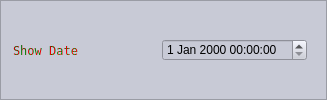
                 <widget class="QFrame" name="frame_5">
                  <property name="maximumSize">
                   <size>
                    <width>600</width>
                    <height>16777215</height>
                   </size>
                  </property>
                  <property name="styleSheet">
                   <string notr="true">background-color: rgb(200, 202, 214);</string>
                  </property>
                  <property name="frameShape">
                   <enum>QFrame::StyledPanel</enum>
                  </property>
                  <property name="frameShadow">
                   <enum>QFrame::Raised</enum>
                  </property>
                  <layout class="QHBoxLayout" name="horizontalLayout_8">
                   <property name="leftMargin">
                    <number>3</number>
                   </property>
                   <property name="topMargin">
                    <number>3</number>
                   </property>
                   <property name="rightMargin">
                    <number>10</number>
                   </property>
                   <property name="bottomMargin">
                    <number>3</number>
                   </property>
                   <item>
                    <widget class="QFrame" name="frame_21">
                     <property name="frameShape">
                      <enum>QFrame::NoFrame</enum>
                     </property>
                     <property name="frameShadow">
                      <enum>QFrame::Raised</enum>
                     </property>
                     <layout class="QVBoxLayout" name="verticalLayout_13">
                      <item>
                       <widget class="QLabel" name="l_showdate">
                        <property name="minimumSize">
                         <size>
                          <width>125</width>
                          <height>0</height>
                         </size>
                        </property>
                        <property name="maximumSize">
                         <size>
                          <width>125</width>
                          <height>16777215</height>
                         </size>
                        </property>
                        <property name="font">
                         <font>
                          <family>Fixedsys</family>
                         </font>
                        </property>
                        <property name="styleSheet">
                         <string notr="true">color: qlineargradient(spread:reflect, x1:0, y1:0.534, x2:1, y2:0.523, stop:0 rgba(0, 142, 0, 255), stop:0.513812 rgba(0, 0, 0, 255), stop:1 rgba(255, 0, 0, 255));</string>
                        </property>
                        <property name="text">
                         <string>Show Date</string>
                        </property>
                       </widget>
                      </item>
                     </layout>
                    </widget>
                   </item>
                   <item>
                    <widget class="QFrame" name="frame_22">
                     <property name="frameShape">
                      <enum>QFrame::NoFrame</enum>
                     </property>
                     <property name="frameShadow">
                      <enum>QFrame::Raised</enum>
                     </property>
                     <layout class="QVBoxLayout" name="verticalLayout_12">
                      <item>
                       <widget class="QDateTimeEdit" name="de_showdate"/>
                      </item>
                     </layout>
                    </widget>
                   </item>
                  </layout>
                 </widget>
